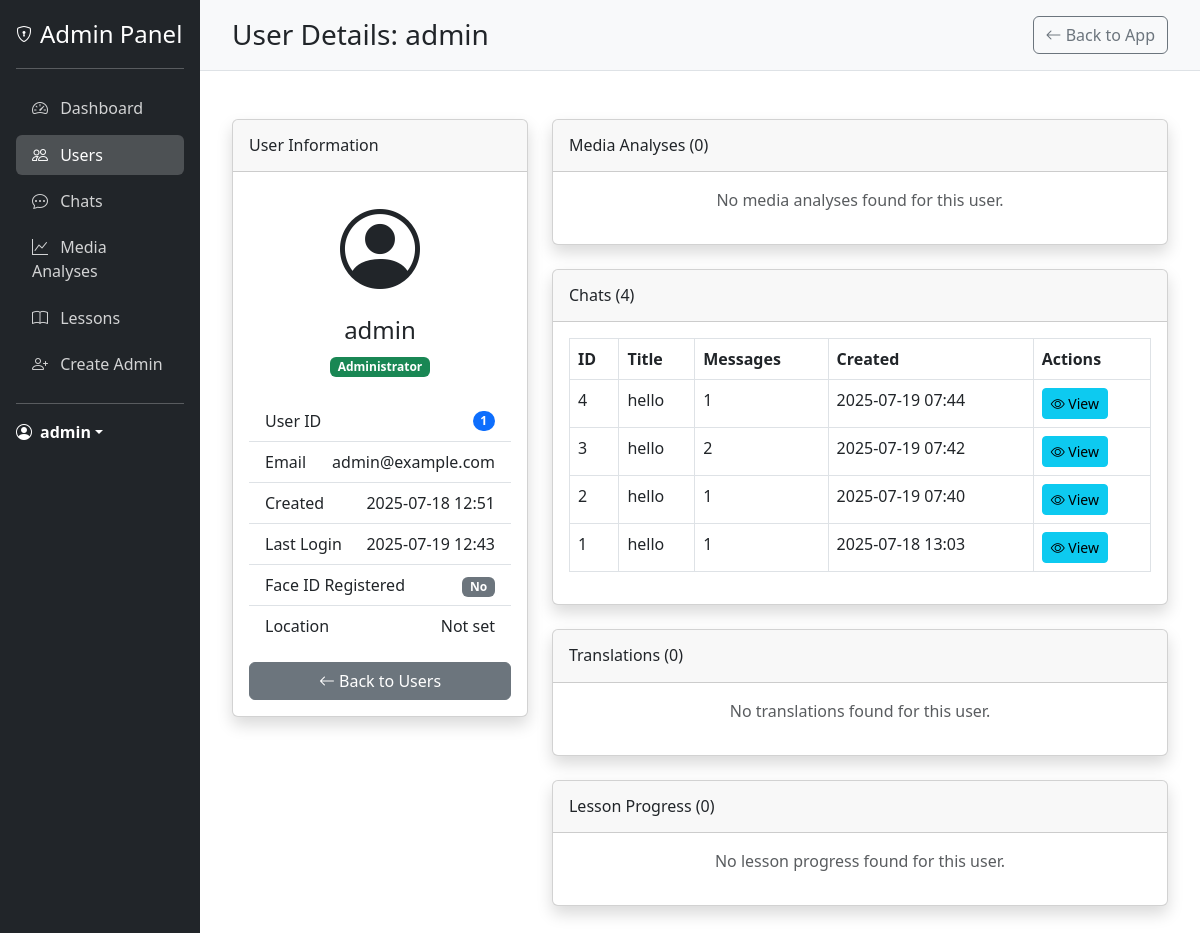
Before: /admin/user/1 (signed in) with the older database file.
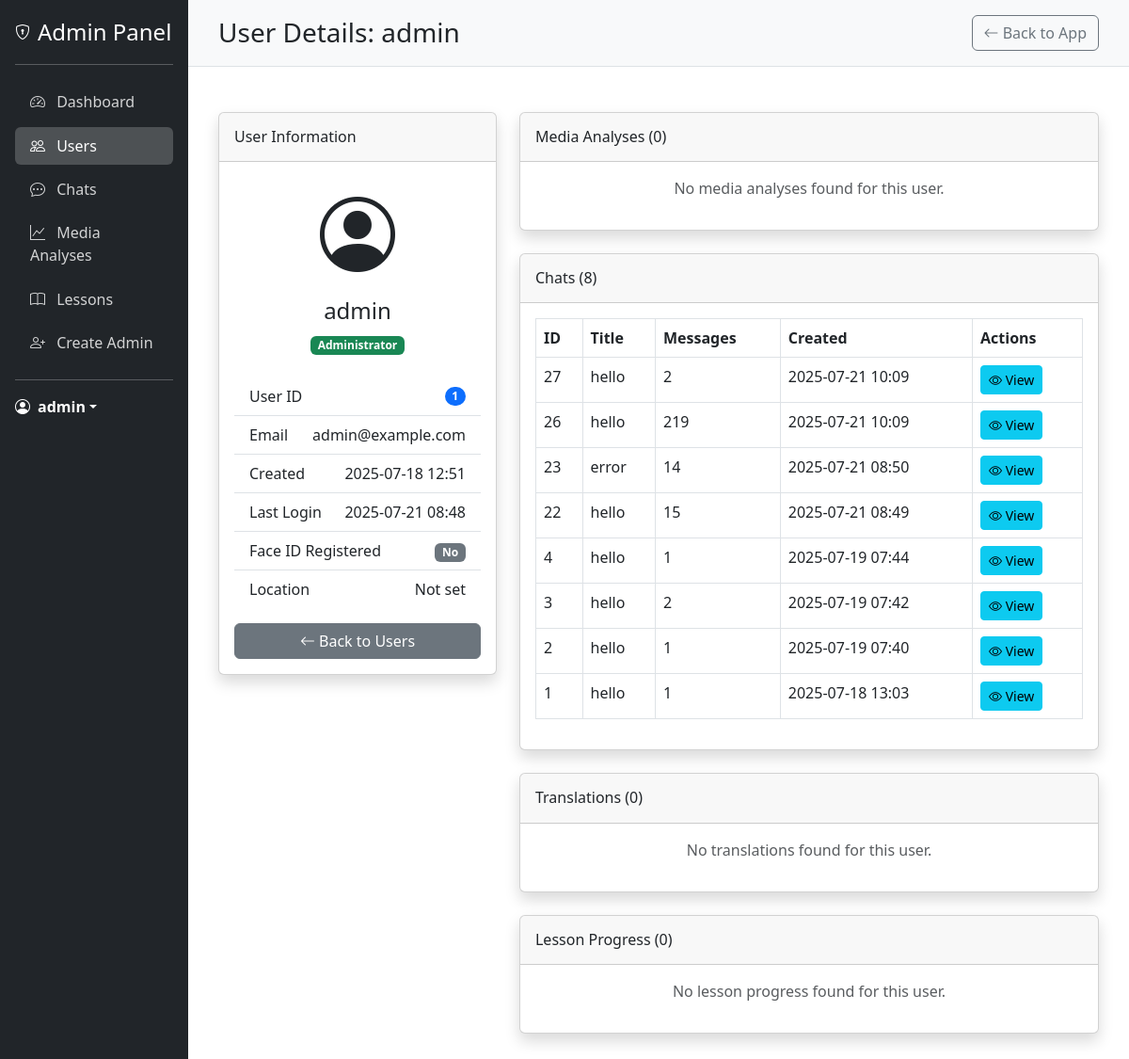
After: the same page with the newer database file.
### models.py (models this page shows, shortened)
class User(UserMixin, db.Model):
    __tablename__ = 'users'
    id = db.Column(db.Integer, primary_key=True)
    username = db.Column(db.String(80), unique=True, nullable=False)
    email = db.Column(db.String(120), unique=True, nullable=False)
    password_hash = db.Column(db.String(128), nullable=False)
    is_admin = db.Column(db.Boolean, default=False)
    created_at = db.Column(db.DateTime, default=datetime.utcnow)
    last_login = db.Column(db.DateTime)
    latitude = db.Column(db.Float)
    longitude = db.Column(db.Float)
    location_name = db.Column(db.String(200))
    analyses = db.relationship('MediaAnalysis', backref='user', lazy=True)

class Chat(db.Model):
    __tablename__ = 'chats'
    id = db.Column(db.Integer, primary_key=True)
    user_id = db.Column(db.Integer, db.ForeignKey('users.id'), nullable=True)
    created_at = db.Column(db.DateTime, default=datetime.utcnow)
    updated_at = db.Column(db.DateTime, default=datetime.utcnow, onupdate=datetime.utcnow)
    title = db.Column(db.String(255), nullable=True)  # Optional title based on content
    fact_sheet = db.Column(db.Text, nullable=True)  # Stores extracted company info
    strategies = db.Column(db.Text, nullable=True)  # Stores generated strategies
    messages = relationship("Message", back_populates="chat", cascade="all, delete-orphan")

### app.py (the view)
@app.route('/admin/user/<int:user_id>')
@login_required
@admin_required
def admin_user_detail(user_id):
    user = User.query.get_or_404(user_id)
    analyses = MediaAnalysis.query.filter_by(user_id=user_id).order_by(MediaAnalysis.created_at.desc()).all()
    chats = Chat.query.filter_by(user_id=user_id).order_by(Chat.created_at.desc()).all()
    lesson_progress = UserLesson.query.filter_by(user_id=user_id).all()
    translations = Translation.query.filter_by(user_id=user_id).order_by(Translation.created_at.desc()).all()
    return render_template(
        'admin/user_detail.html',
        user=user,
        analyses=analyses,
        chats=chats,
        lesson_progress=lesson_progress,
        translations=translations
    )

### app.py (called while the page is built)
@login_manager.user_loader
def load_user(user_id):
    return User.query.get(int(user_id))

def admin_required(f):
    @wraps(f)
    def decorated_function(*args, **kwargs):
        if not current_user.is_authenticated:
            flash('You need to login first.', 'danger')
            return redirect(url_for('login'))
        if not hasattr(current_user, 'is_admin') or not current_user.is_admin:
            flash('You need admin privileges to access this page.', 'danger')
            return redirect(url_for('landing_page1'))
        return f(*args, **kwargs)
    return decorated_function

### templates/admin/user_detail.html (shortened to what the changed rows need)
{% extends "admin/base_admin.html" %}
{% block header %}User Details: {{ user.username }}{% endblock %}
{% block content %}
<div class="row">
    <div class="col-lg-4">
        <div class="card shadow mb-4">
            <div class="card-body">
                <div class="text-center mb-4">
                    <i class="bi bi-person-circle" style="font-size: 5rem;"></i>
                    <h4 class="mt-2">{{ user.username }}</h4>
                    <p class="text-muted">
                        {% if user.is_admin %}
                        <span class="badge bg-success">Administrator</span>
                        {% else %}
                        <span class="badge bg-secondary">Regular User</span>
                        {% endif %}
                    </p>
                </div>
                <ul class="list-group list-group-flush">
                    <li class="list-group-item d-flex justify-content-between align-items-center">
                        User ID
                        <span class="badge bg-primary rounded-pill">{{ user.id }}</span>
                    </li>
                    <li class="list-group-item d-flex justify-content-between align-items-center">
                        Email
                        <span>{{ user.email }}</span>
                    </li>
                    <li class="list-group-item d-flex justify-content-between align-items-center">
                        Created
                        <span>{{ user.created_at.strftime('%Y-%m-%d %H:%M') if user.created_at else 'N/A' }}</span>
                    </li>
                    <li class="list-group-item d-flex justify-content-between align-items-center">
                        Last Login
                        <span>{{ user.last_login.strftime('%Y-%m-%d %H:%M') if user.last_login else 'Never' }}</span>
                    </li>
                </ul>
            </div>
        </div>
    </div>
    <div class="col-lg-8">
        <div class="card shadow mb-4">
            <div class="card-header py-3">
                <h6 class="m-0 font-weight-bold">Chats ({{ chats|length }})</h6>
            </div>
            <div class="card-body">
                {% if chats %}
                <div class="table-responsive">
                    <table class="table table-bordered" width="100%" cellspacing="0">
                        <thead>
                            <tr>
                                <th>ID</th>
                                <th>Title</th>
                                <th>Messages</th>
                                <th>Created</th>
                                <th>Actions</th>
                            </tr>
                        </thead>
                        <tbody>
                            {% for chat in chats %}
                            <tr>
                                <td>{{ chat.id }}</td>
                                <td>{{ chat.title or 'Untitled Chat' }}</td>
                                <td>{{ chat.messages|length }}</td>
                                <td>{{ chat.created_at.strftime('%Y-%m-%d %H:%M') }}</td>
                                <td>
                                    <a href="{{ url_for('admin_chat_detail', chat_id=chat.id) }}" class="btn btn-sm btn-info">
                                        <i class="bi bi-eye"></i> View
                                    </a>
                                </td>
                            </tr>
                            {% endfor %}
                        </tbody>
                    </table>
                </div>
                {% else %}
                <p class="text-center text-muted">No chats found for this user.</p>
                {% endif %}
            </div>
        </div>
    </div>
</div>
{% endblock %}

### templates/admin/base_admin.html (shortened to what the changed rows need)
<!DOCTYPE html>
<html lang="en">
<head>
    <link href="https://cdn.jsdelivr.net/npm/bootstrap@5.3.0-alpha1/dist/css/bootstrap.min.css" rel="stylesheet">
    <link rel="stylesheet" href="https://cdn.jsdelivr.net/npm/bootstrap-icons@1.10.3/font/bootstrap-icons.css">
</head>
<body>
    <div class="container-fluid">
        <div class="row">
            <div class="col-md-2 admin-sidebar p-0">
                <div class="d-flex flex-column p-3">
                    <div class="dropdown">
                        <a href="#" class="d-flex align-items-center text-white text-decoration-none dropdown-toggle" id="dropdownUser1" data-bs-toggle="dropdown" aria-expanded="false">
                            <i class="bi bi-person-circle me-2"></i>
                            <strong>{{ current_user.username }}</strong>
                        </a>
                    </div>
                </div>
            </div>
            <div class="col-md-10 p-0">
                <div class="admin-header d-flex justify-content-between align-items-center">
                    <h1 class="h3 mb-0">{% block header %}Admin Dashboard{% endblock %}</h1>
                    <div>
                        <a href="{{ url_for('landing_page1') }}" class="btn btn-outline-secondary">
                        </a>
                    </div>
                </div>
                <div class="admin-content">
                    {% block content %}{% endblock %}
                </div>
            </div>
        </div>
    </div>
</body>
</html>

Changed rows visible on the page:
changed User "admin": last_login "2025-07-19 12:43" → "2025-07-21 08:48"
added Chat: id "27", title "hello", messages|length "2", created_at "2025-07-21 10:09"
added Chat: id "26", title "hello", messages|length "219", created_at "2025-07-21 10:09"
added Chat: id "23", title "error", messages|length "14", created_at "2025-07-21 08:50"
added Chat: id "22", title "hello", messages|length "15", created_at "2025-07-21 08:49"
Other visible differences:
{{ chats|length }}: "4" → "8"
